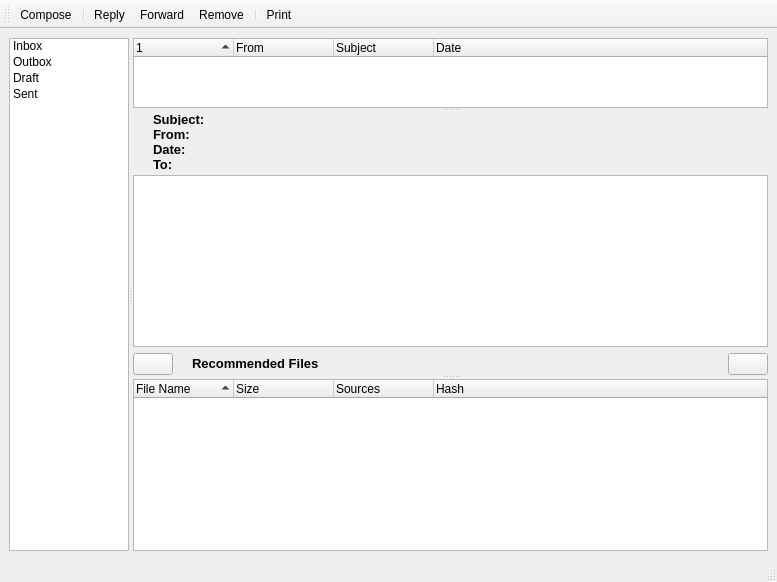
<ui version="4.0" >
 <class>MessagesPopupDialog</class>
 <widget class="QMainWindow" name="MessagesPopupDialog" >
  <property name="geometry" >
   <rect>
    <x>0</x>
    <y>0</y>
    <width>777</width>
    <height>582</height>
   </rect>
  </property>
  <property name="windowTitle" >
   <string>Messages</string>
  </property>
  <property name="windowIcon" >
   <iconset resource="images.qrc" >:/images/rstray3.png</iconset>
  </property>
  <property name="toolButtonStyle" >
   <enum>Qt::ToolButtonTextUnderIcon</enum>
  </property>
  <widget class="QWidget" name="centralwidget" >
   <layout class="QGridLayout" >
    <item row="0" column="0" >
     <widget class="QSplitter" name="splitter_2" >
      <property name="orientation" >
       <enum>Qt::Horizontal</enum>
      </property>
      <widget class="QListWidget" name="messageslistWidget" >
       <property name="maximumSize" >
        <size>
         <width>120</width>
         <height>16777215</height>
        </size>
       </property>
       <property name="lineWidth" >
        <number>1</number>
       </property>
       <property name="midLineWidth" >
        <number>0</number>
       </property>
       <property name="resizeMode" >
        <enum>QListView::Fixed</enum>
       </property>
       <property name="spacing" >
        <number>0</number>
       </property>
       <property name="gridSize" >
        <size>
         <width>100</width>
         <height>16</height>
        </size>
       </property>
       <property name="modelColumn" >
        <number>0</number>
       </property>
       <property name="uniformItemSizes" >
        <bool>false</bool>
       </property>
       <property name="wordWrap" >
        <bool>false</bool>
       </property>
       <item>
        <property name="text" >
         <string>Inbox</string>
        </property>
        <property name="icon" >
         <iconset resource="images.qrc" >:/images/folder-inbox.png</iconset>
        </property>
       </item>
       <item>
        <property name="text" >
         <string>Outbox</string>
        </property>
        <property name="icon" >
         <iconset resource="images.qrc" >:/images/folder-outbox.png</iconset>
        </property>
       </item>
       <item>
        <property name="text" >
         <string>Draft</string>
        </property>
        <property name="icon" >
         <iconset resource="images.qrc" >:/images/folder-draft.png</iconset>
        </property>
       </item>
       <item>
        <property name="text" >
         <string>Sent</string>
        </property>
        <property name="icon" >
         <iconset resource="images.qrc" >:/images/folder-sent.png</iconset>
        </property>
       </item>
      </widget>
      <widget class="QSplitter" name="msgSplitter" >
       <property name="orientation" >
        <enum>Qt::Vertical</enum>
       </property>
       <widget class="QTreeWidget" name="messagesWidget" >
        <property name="sizePolicy" >
         <sizepolicy vsizetype="Expanding" hsizetype="Expanding" >
          <horstretch>0</horstretch>
          <verstretch>5</verstretch>
         </sizepolicy>
        </property>
        <property name="contextMenuPolicy" >
         <enum>Qt::CustomContextMenu</enum>
        </property>
        <property name="indentation" >
         <number>16</number>
        </property>
        <property name="sortingEnabled" >
         <bool>true</bool>
        </property>
        <property name="columnCount" >
         <number>4</number>
        </property>
        <column>
         <property name="text" >
          <string/>
         </property>
        </column>
        <column>
         <property name="text" >
          <string>From</string>
         </property>
        </column>
        <column>
         <property name="text" >
          <string>Subject</string>
         </property>
        </column>
        <column>
         <property name="text" >
          <string>Date</string>
         </property>
        </column>
       </widget>
       <widget class="QWidget" name="layoutWidget" >
        <layout class="QVBoxLayout" >
         <item>
          <layout class="QHBoxLayout" >
           <property name="spacing" >
            <number>6</number>
           </property>
           <property name="leftMargin" >
            <number>0</number>
           </property>
           <property name="topMargin" >
            <number>0</number>
           </property>
           <property name="bottomMargin" >
            <number>0</number>
           </property>
           <item>
            <layout class="QVBoxLayout" >
             <item>
              <spacer>
               <property name="orientation" >
                <enum>Qt::Vertical</enum>
               </property>
               <property name="sizeType" >
                <enum>QSizePolicy::Preferred</enum>
               </property>
               <property name="sizeHint" >
                <size>
                 <width>20</width>
                 <height>40</height>
                </size>
               </property>
              </spacer>
             </item>
            </layout>
           </item>
           <item>
            <layout class="QGridLayout" >
             <property name="horizontalSpacing" >
              <number>0</number>
             </property>
             <property name="verticalSpacing" >
              <number>3</number>
             </property>
             <item row="0" column="0" >
              <widget class="QLabel" name="subjectlabel" >
               <property name="sizePolicy" >
                <sizepolicy vsizetype="Fixed" hsizetype="Fixed" >
                 <horstretch>0</horstretch>
                 <verstretch>0</verstretch>
                </sizepolicy>
               </property>
               <property name="minimumSize" >
                <size>
                 <width>60</width>
                 <height>12</height>
                </size>
               </property>
               <property name="maximumSize" >
                <size>
                 <width>16777215</width>
                 <height>10</height>
                </size>
               </property>
               <property name="font" >
                <font>
                 <pointsize>10</pointsize>
                 <weight>75</weight>
                 <bold>true</bold>
                </font>
               </property>
               <property name="text" >
                <string>Subject:</string>
               </property>
              </widget>
             </item>
             <item row="0" column="1" >
              <widget class="QLabel" name="subjectText" >
               <property name="sizePolicy" >
                <sizepolicy vsizetype="Fixed" hsizetype="Expanding" >
                 <horstretch>2</horstretch>
                 <verstretch>0</verstretch>
                </sizepolicy>
               </property>
               <property name="minimumSize" >
                <size>
                 <width>0</width>
                 <height>12</height>
                </size>
               </property>
               <property name="maximumSize" >
                <size>
                 <width>16777215</width>
                 <height>10</height>
                </size>
               </property>
               <property name="text" >
                <string/>
               </property>
              </widget>
             </item>
             <item row="1" column="0" >
              <widget class="QLabel" name="fromlabel" >
               <property name="sizePolicy" >
                <sizepolicy vsizetype="Fixed" hsizetype="Fixed" >
                 <horstretch>0</horstretch>
                 <verstretch>0</verstretch>
                </sizepolicy>
               </property>
               <property name="minimumSize" >
                <size>
                 <width>60</width>
                 <height>12</height>
                </size>
               </property>
               <property name="maximumSize" >
                <size>
                 <width>16777215</width>
                 <height>10</height>
                </size>
               </property>
               <property name="font" >
                <font>
                 <pointsize>10</pointsize>
                 <weight>75</weight>
                 <bold>true</bold>
                </font>
               </property>
               <property name="text" >
                <string>From:</string>
               </property>
              </widget>
             </item>
             <item row="1" column="1" >
              <widget class="QLabel" name="fromText" >
               <property name="sizePolicy" >
                <sizepolicy vsizetype="Fixed" hsizetype="Expanding" >
                 <horstretch>2</horstretch>
                 <verstretch>0</verstretch>
                </sizepolicy>
               </property>
               <property name="minimumSize" >
                <size>
                 <width>0</width>
                 <height>12</height>
                </size>
               </property>
               <property name="maximumSize" >
                <size>
                 <width>16777215</width>
                 <height>10</height>
                </size>
               </property>
               <property name="text" >
                <string/>
               </property>
              </widget>
             </item>
             <item row="2" column="0" >
              <widget class="QLabel" name="datelabel" >
               <property name="sizePolicy" >
                <sizepolicy vsizetype="Fixed" hsizetype="Fixed" >
                 <horstretch>0</horstretch>
                 <verstretch>0</verstretch>
                </sizepolicy>
               </property>
               <property name="minimumSize" >
                <size>
                 <width>60</width>
                 <height>12</height>
                </size>
               </property>
               <property name="maximumSize" >
                <size>
                 <width>16777215</width>
                 <height>10</height>
                </size>
               </property>
               <property name="font" >
                <font>
                 <pointsize>10</pointsize>
                 <weight>75</weight>
                 <bold>true</bold>
                </font>
               </property>
               <property name="text" >
                <string>Date:</string>
               </property>
              </widget>
             </item>
             <item row="2" column="1" >
              <widget class="QLabel" name="dateText" >
               <property name="sizePolicy" >
                <sizepolicy vsizetype="Fixed" hsizetype="Expanding" >
                 <horstretch>2</horstretch>
                 <verstretch>0</verstretch>
                </sizepolicy>
               </property>
               <property name="minimumSize" >
                <size>
                 <width>0</width>
                 <height>12</height>
                </size>
               </property>
               <property name="maximumSize" >
                <size>
                 <width>16777215</width>
                 <height>10</height>
                </size>
               </property>
               <property name="text" >
                <string/>
               </property>
              </widget>
             </item>
             <item row="3" column="0" >
              <widget class="QLabel" name="tolabel" >
               <property name="sizePolicy" >
                <sizepolicy vsizetype="Fixed" hsizetype="Fixed" >
                 <horstretch>0</horstretch>
                 <verstretch>0</verstretch>
                </sizepolicy>
               </property>
               <property name="minimumSize" >
                <size>
                 <width>60</width>
                 <height>12</height>
                </size>
               </property>
               <property name="maximumSize" >
                <size>
                 <width>16777215</width>
                 <height>10</height>
                </size>
               </property>
               <property name="font" >
                <font>
                 <pointsize>10</pointsize>
                 <weight>75</weight>
                 <bold>true</bold>
                </font>
               </property>
               <property name="text" >
                <string>To:</string>
               </property>
              </widget>
             </item>
             <item row="3" column="1" >
              <widget class="QLabel" name="toText" >
               <property name="sizePolicy" >
                <sizepolicy vsizetype="Fixed" hsizetype="Expanding" >
                 <horstretch>2</horstretch>
                 <verstretch>0</verstretch>
                </sizepolicy>
               </property>
               <property name="minimumSize" >
                <size>
                 <width>0</width>
                 <height>12</height>
                </size>
               </property>
               <property name="maximumSize" >
                <size>
                 <width>16777215</width>
                 <height>10</height>
                </size>
               </property>
               <property name="text" >
                <string/>
               </property>
              </widget>
             </item>
            </layout>
           </item>
          </layout>
         </item>
         <item>
          <widget class="QTextBrowser" name="messagesText" >
           <property name="sizePolicy" >
            <sizepolicy vsizetype="Expanding" hsizetype="Expanding" >
             <horstretch>0</horstretch>
             <verstretch>10</verstretch>
            </sizepolicy>
           </property>
          </widget>
         </item>
         <item>
          <layout class="QHBoxLayout" >
           <item>
            <layout class="QGridLayout" >
             <property name="leftMargin" >
              <number>0</number>
             </property>
             <property name="topMargin" >
              <number>0</number>
             </property>
             <property name="rightMargin" >
              <number>0</number>
             </property>
             <property name="bottomMargin" >
              <number>0</number>
             </property>
             <property name="horizontalSpacing" >
              <number>6</number>
             </property>
             <property name="verticalSpacing" >
              <number>6</number>
             </property>
             <item row="0" column="1" >
              <widget class="QLabel" name="label_6" >
               <property name="text" >
                <string/>
               </property>
               <property name="pixmap" >
                <pixmap/>
               </property>
              </widget>
             </item>
             <item row="0" column="2" >
              <widget class="QLabel" name="label_2" >
               <property name="text" >
                <string>&lt;html>&lt;head>&lt;meta name="qrichtext" content="1" />&lt;style type="text/css">
p, li { white-space: pre-wrap; }
&lt;/style>&lt;/head>&lt;body style=" font-family:'Arial'; font-size:8pt; font-weight:400; font-style:normal; text-decoration:none;">
&lt;p style=" margin-top:0px; margin-bottom:0px; margin-left:0px; margin-right:0px; -qt-block-indent:0; text-indent:0px;">&lt;span style=" font-size:10pt; font-weight:600;">Recommended Files&lt;/span>&lt;/p>&lt;/body>&lt;/html></string>
               </property>
              </widget>
             </item>
             <item row="0" column="3" >
              <widget class="QLabel" name="filesText" >
               <property name="font" >
                <font>
                 <pointsize>10</pointsize>
                 <italic>true</italic>
                </font>
               </property>
               <property name="text" >
                <string/>
               </property>
              </widget>
             </item>
             <item row="0" column="0" >
              <widget class="QPushButton" name="expandFilesButton" >
               <property name="text" >
                <string/>
               </property>
               <property name="icon" >
                <iconset resource="images.qrc" >:/images/edit_add24.png</iconset>
               </property>
               <property name="iconSize" >
                <size>
                 <width>24</width>
                 <height>24</height>
                </size>
               </property>
              </widget>
             </item>
            </layout>
           </item>
           <item>
            <spacer>
             <property name="orientation" >
              <enum>Qt::Horizontal</enum>
             </property>
             <property name="sizeHint" >
              <size>
               <width>351</width>
               <height>20</height>
              </size>
             </property>
            </spacer>
           </item>
           <item>
            <widget class="QPushButton" name="downloadButton" >
             <property name="toolTip" >
              <string>&lt;html>&lt;head>&lt;meta name="qrichtext" content="1" />&lt;style type="text/css">
p, li { white-space: pre-wrap; }
&lt;/style>&lt;/head>&lt;body style=" font-family:'Arial'; font-size:8pt; font-weight:400; font-style:normal;">
&lt;p style=" margin-top:0px; margin-bottom:0px; margin-left:0px; margin-right:0px; -qt-block-indent:0; text-indent:0px;">Download all Recommended Files&lt;/p>&lt;/body>&lt;/html></string>
             </property>
             <property name="text" >
              <string/>
             </property>
             <property name="icon" >
              <iconset resource="images.qrc" >:/images/down.png</iconset>
             </property>
            </widget>
           </item>
          </layout>
         </item>
        </layout>
       </widget>
       <widget class="QTreeWidget" name="messagesList" >
        <property name="contextMenuPolicy" >
         <enum>Qt::CustomContextMenu</enum>
        </property>
        <property name="sortingEnabled" >
         <bool>true</bool>
        </property>
        <column>
         <property name="text" >
          <string>File Name</string>
         </property>
        </column>
        <column>
         <property name="text" >
          <string>Size</string>
         </property>
        </column>
        <column>
         <property name="text" >
          <string>Sources</string>
         </property>
        </column>
        <column>
         <property name="text" >
          <string>Hash</string>
         </property>
        </column>
       </widget>
      </widget>
     </widget>
    </item>
   </layout>
  </widget>
  <widget class="QMenuBar" name="menubar" >
   <property name="geometry" >
    <rect>
     <x>0</x>
     <y>0</y>
     <width>777</width>
     <height>30</height>
    </rect>
   </property>
  </widget>
  <widget class="QStatusBar" name="statusbar" />
  <widget class="QToolBar" name="toolBar" >
   <property name="windowTitle" >
    <string>toolBar</string>
   </property>
   <attribute name="toolBarArea" >
    <enum>TopToolBarArea</enum>
   </attribute>
   <attribute name="toolBarBreak" >
    <bool>false</bool>
   </attribute>
   <addaction name="actionCompose" />
   <addaction name="separator" />
   <addaction name="actionReplyMessage" />
   <addaction name="actionForwardMessage" />
   <addaction name="actionRemove" />
   <addaction name="separator" />
   <addaction name="actionPrintMenu" />
  </widget>
  <action name="actionCompose" >
   <property name="icon" >
    <iconset resource="images.qrc" >:/images/folder-draft24.png</iconset>
   </property>
   <property name="text" >
    <string>Compose</string>
   </property>
  </action>
  <action name="actionReplyMessage" >
   <property name="icon" >
    <iconset resource="images.qrc" >:/images/replymail24.png</iconset>
   </property>
   <property name="text" >
    <string>Reply</string>
   </property>
  </action>
  <action name="actionForwardMessage" >
   <property name="icon" >
    <iconset resource="images.qrc" >:/images/mailforward24-hover.png</iconset>
   </property>
   <property name="text" >
    <string>Forward</string>
   </property>
  </action>
  <action name="actionRemove" >
   <property name="icon" >
    <iconset resource="images.qrc" >:/images/deletemail24.png</iconset>
   </property>
   <property name="text" >
    <string>Remove</string>
   </property>
  </action>
  <action name="actionPrintMenu" >
   <property name="icon" >
    <iconset resource="images.qrc" >:/images/print24.png</iconset>
   </property>
   <property name="text" >
    <string>Print</string>
   </property>
  </action>
  <action name="actionPrintPreview" >
   <property name="text" >
    <string>PrintPreview</string>
   </property>
  </action>
  <action name="actionPrint" >
   <property name="text" >
    <string>Print</string>
   </property>
  </action>
 </widget>
 <resources>
  <include location="images.qrc" />
 </resources>
 <connections/>
</ui>
